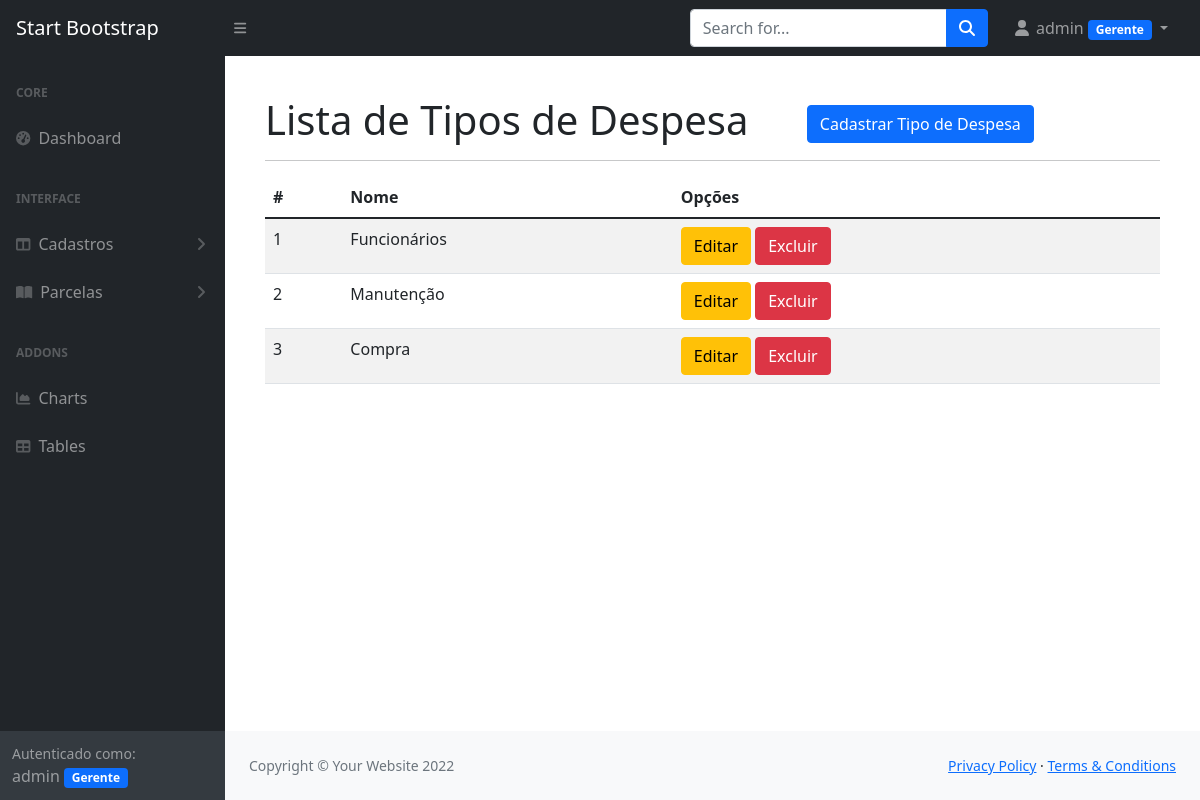
The app's page /listar/tipos-despesa/ (signed in) with its own data.
### cadastros/models.py (models this page shows, shortened)
class Tipo_Despesa(models.Model):
    nome = models.CharField(max_length=100)
    usuario = models.ForeignKey(User, on_delete=models.PROTECT)

### cadastros/views.py (the view)
# urls.py: path('listar/tipos-despesa/', TipoDespesaList.as_view(), name='listar-tipo-despesa'),
class TipoDespesaList(LoginRequiredMixin, ListView):
    model = Tipo_Despesa
    template_name = 'cadastros/listas/tipos-despesa.html'
    def get_queryset(self):
        self.object_list = Tipo_Despesa.objects.filter(usuario=self.request.user)
        return self.object_list

### cadastros/templatetags/meus_filtros.py (called while the page is built)
@register.filter(name="esta_no_grupo")
def esta_no_grupo(usuario, nome_do_grupo):
    if(usuario.groups.filter(name=nome_do_grupo)):
        return True
    else:
        return False

### cadastros/templates/cadastros/listas/tipos-despesa.html
{% extends 'paginas/modelo.html' %}
{% load static %}
{% block conteudo %}
<h1 class="mt-4">
    Lista de Tipos de Despesa
    <a href="{% url 'cadastrar-tipo-despesa' %}"
       class="btn btn-primary float-right ms-5">
        Cadastrar Tipo de Despesa
    </a>
</h1>
<hr>
<table class="table table-striped listar">
    <thead>
        <tr>
            <th>#</th>
            <th>Nome</th>
            <th>Opções</th>
        </tr>
    </thead>
    <tbody>
        {% for obj in object_list %}
            <tr>
                <td>{{ obj.pk }}</td>
                <td>{{ obj.nome }}</td>
                <td>
                    <a href="{% url 'editar-tipo-despesa' obj.pk %}" class="btn btn-warning">
                        Editar</a>
                    <a href="{% url 'excluir-tipo-despesa' obj.pk %}" class="btn btn-danger">
                        Excluir</a>
                </td>
            </tr>
        {% empty %}
            <tr>
                <td colspan="100%">Nenhum registro encontado.</td>
            </tr>
        {% endfor %}
    </tbody>
</table>
{% endblock %}

### paginas/templates/paginas/modelo.html (shortened to what this page needs)
{% load static %}
{% load meus_filtros %}
<!DOCTYPE html>
<html lang="pt-br">
<head>
    <link href="https://cdn.jsdelivr.net/npm/simple-datatables@latest/dist/style.css" rel="stylesheet" />
    <link href="{% static 'css/styles.css' %}" rel="stylesheet" />
    <link href="{% static 'css/datatables.min.css' %}" rel="stylesheet" />
</head>
<body class="sb-nav-fixed">
    {% block menu %}
    <nav class="sb-topnav navbar navbar-expand navbar-dark bg-dark">
        <a class="navbar-brand ps-3" href="index.html">Start Bootstrap</a>
        <button class="btn btn-link btn-sm order-1 order-lg-0 me-4 me-lg-0" id="sidebarToggle" href="#!"><i
                class="fas fa-bars"></i></button>
        <form class="d-none d-md-inline-block form-inline ms-auto me-0 me-md-3 my-2 my-md-0">
            <div class="input-group">
                <input class="form-control" type="text" placeholder="Search for..." aria-label="Search for..."
                    aria-describedby="btnNavbarSearch" />
                <button class="btn btn-primary" id="btnNavbarSearch" type="button"><i
                        class="fas fa-search"></i></button>
            </div>
        </form>
        <ul class="navbar-nav ms-auto ms-md-0 me-3 me-lg-4">
            {% if request.user.is_authenticated %}
            <li class="nav-item dropdown">
                <a class="nav-link dropdown-toggle" id="navbarDropdown" href="#" role="button" data-bs-toggle="dropdown"
                    aria-expanded="false">
                    <i class="fas fa-user fa-fw"></i>
                    {{ request.user  }}
                    {% if request.user|esta_no_grupo:"Gerente" %}
                    <span class="badge bg-primary">Gerente</span>
                    {% endif %}
                </a>
            </li>
            {% else %}
            <li class="nav-item">
                <a class="btn btn-success" href="{% url 'login' %}">Entrar</a>
            </li>
            {% endif %}
        </ul>
    </nav>
    {% endblock %}
    <div id="layoutSidenav">
        {% block menu-lateral %}
        <div id="layoutSidenav_nav">
            <nav class="sb-sidenav accordion sb-sidenav-dark" id="sidenavAccordion">
                <div class="sb-sidenav-menu">
                    <div class="nav">
                        <div class="sb-sidenav-menu-heading">Core</div>
                        <a class="nav-link" href="{% url 'index' %}">
                            <div class="sb-nav-link-icon"><i class="fas fa-tachometer-alt"></i></div>
                            Dashboard
                        </a>
                        <div class="sb-sidenav-menu-heading">Interface</div>
                        <a class="nav-link collapsed" href="#" data-bs-toggle="collapse"
                            data-bs-target="#collapseLayouts" aria-expanded="false" aria-controls="collapseLayouts">
                            <div class="sb-nav-link-icon"><i class="fas fa-columns"></i></div>
                            Cadastros
                            <div class="sb-sidenav-collapse-arrow"><i class="fas fa-angle-down"></i></div>
                        </a>
                        <a class="nav-link collapsed" href="#" data-bs-toggle="collapse" data-bs-target="#collapsePages"
                            aria-expanded="false" aria-controls="collapsePages">
                            <div class="sb-nav-link-icon"><i class="fas fa-book-open"></i></div>
                            Parcelas
                            <div class="sb-sidenav-collapse-arrow"><i class="fas fa-angle-down"></i></div>
                        </a>
                        <div class="sb-sidenav-menu-heading">Addons</div>
                        <a class="nav-link" href="charts.html">
                            <div class="sb-nav-link-icon"><i class="fas fa-chart-area"></i></div>
                            Charts
                        </a>
                        <a class="nav-link" href="tables.html">
                            <div class="sb-nav-link-icon"><i class="fas fa-table"></i></div>
                            Tables
                        </a>
                    </div>
                </div>
                {% if request.user.is_authenticated %}
                <div class="sb-sidenav-footer">
                    <div class="small">Autenticado como:</div>
                    {{ request.user }}
                    {% if request.user.groups.all.0.name == "Gerente" %}
                    <span class="badge bg-primary">Gerente</span>
                    {% endif %}
                </div>
                {% endif %}
            </nav>
        </div>
        {% endblock %}
        <div id="layoutSidenav_content">
            <main class="p-3">
                <div class="container-fluid px-4">
                    {% block conteudo %}{% endblock %}
            </main>
            <footer class="py-4 bg-light mt-auto">
                <div class="container-fluid px-4">
                    <div class="d-flex align-items-center justify-content-between small">
                        {% block rodape %}
                        <div class="text-muted">Copyright &copy; Your Website 2022</div>
                        <div>
                            <a href="#">Privacy Policy</a>
                            &middot;
                            <a href="#">Terms &amp; Conditions</a>
                        </div>
                        {% endblock %}
                    </div>
                </div>
            </footer>
        </div>
    </div>
</body>
</html>

### records on screen
Tipo_Despesa: pk "1", nome "Funcionários"
Tipo_Despesa: pk "2", nome "Manutenção"
Tipo_Despesa: pk "3", nome "Compra"

### other values on screen
{{ request.user }} "admin"
